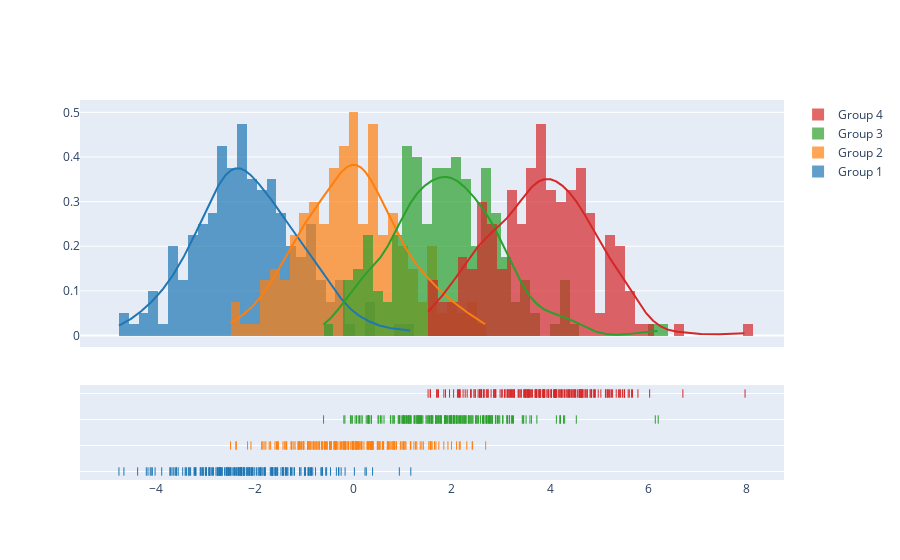

Notebook source saved alongside this figure:
### Code cell
import plotly.figure_factory as ff

# Add histogram data
x1 = np.random.randn(200) - 2
x2 = np.random.randn(200)
x3 = np.random.randn(200) + 2
x4 = np.random.randn(200) + 4

# Group data together
hist_data = [x1, x2, x3, x4]

group_labels = ['Group 1', 'Group 2', 'Group 3', 'Group 4']

# Create distplot with custom bin_size
fig = ff.create_distplot(hist_data, group_labels, bin_size=.2)
fig.show()

### Figure 1 — Plotly figure (JSON) as saved in the notebook; plotly's stock layout.template omitted (floating-point values rounded to 4 significant figures; data arrays with more than 128 entries replaced by an {"elided": "..."} marker saying what was removed)
{"data": [{"autobinx": false, "histnorm": "probability density", "legendgroup": "Group 1", "marker": {"color": "rgb(31, 119, 180)"}, "name": "Group 1", "opacity": 0.7, "type": "histogram", "x": {"elided": "200 float values"}, "xaxis": "x", "xbins": {"end": 1.171, "size": 0.2, "start": -4.761}, "yaxis": "y"}, {"autobinx": false, "histnorm": "probability density", "legendgroup": "Group 2", "marker": {"color": "rgb(255, 127, 14)"}, "name": "Group 2", "opacity": 0.7, "type": "histogram", "x": {"elided": "200 float values"}, "xaxis": "x", "xbins": {"end": 2.692, "size": 0.2, "start": -2.493}, "yaxis": "y"}, {"autobinx": false, "histnorm": "probability density", "legendgroup": "Group 3", "marker": {"color": "rgb(44, 160, 44)"}, "name": "Group 3", "opacity": 0.7, "type": "histogram", "x": {"elided": "200 float values"}, "xaxis": "x", "xbins": {"end": 6.199, "size": 0.2, "start": -0.6025}, "yaxis": "y"}, {"autobinx": false, "histnorm": "probability density", "legendgroup": "Group 4", "marker": {"color": "rgb(214, 39, 40)"}, "name": "Group 4", "opacity": 0.7, "type": "histogram", "x": {"elided": "200 float values"}, "xaxis": "x", "xbins": {"end": 7.964, "size": 0.2, "start": 1.522}, "yaxis": "y"}, {"legendgroup": "Group 1", "marker": {"color": "rgb(31, 119, 180)"}, "mode": "lines", "name": "Group 1", "showlegend": false, "type": "scatter", "x": {"elided": "500 float values"}, "xaxis": "x", "y": {"elided": "500 float values"}, "yaxis": "y"}, {"legendgroup": "Group 2", "marker": {"color": "rgb(255, 127, 14)"}, "mode": "lines", "name": "Group 2", "showlegend": false, "type": "scatter", "x": {"elided": "500 float values"}, "xaxis": "x", "y": {"elided": "500 float values"}, "yaxis": "y"}, {"legendgroup": "Group 3", "marker": {"color": "rgb(44, 160, 44)"}, "mode": "lines", "name": "Group 3", "showlegend": false, "type": "scatter", "x": {"elided": "500 float values"}, "xaxis": "x", "y": {"elided": "500 float values"}, "yaxis": "y"}, {"legendgroup": "Group 4", "marker": {"color": "rgb(214, 39, 40)"}, "mode": "lines", "name": "Group 4", "showlegend": false, "type": "scatter", "x": {"elided": "500 float values"}, "xaxis": "x", "y": {"elided": "500 float values"}, "yaxis": "y"}, {"legendgroup": "Group 1", "marker": {"color": "rgb(31, 119, 180)", "symbol": "line-ns-open"}, "mode": "markers", "name": "Group 1", "showlegend": false, "type": "scatter", "x": {"elided": "200 float values"}, "xaxis": "x", "y": {"elided": "200 str values"}, "yaxis": "y2"}, {"legendgroup": "Group 2", "marker": {"color": "rgb(255, 127, 14)", "symbol": "line-ns-open"}, "mode": "markers", "name": "Group 2", "showlegend": false, "type": "scatter", "x": {"elided": "200 float values"}, "xaxis": "x", "y": {"elided": "200 str values"}, "yaxis": "y2"}, {"legendgroup": "Group 3", "marker": {"color": "rgb(44, 160, 44)", "symbol": "line-ns-open"}, "mode": "markers", "name": "Group 3", "showlegend": false, "type": "scatter", "x": {"elided": "200 float values"}, "xaxis": "x", "y": {"elided": "200 str values"}, "yaxis": "y2"}, {"legendgroup": "Group 4", "marker": {"color": "rgb(214, 39, 40)", "symbol": "line-ns-open"}, "mode": "markers", "name": "Group 4", "showlegend": false, "type": "scatter", "x": {"elided": "200 float values"}, "xaxis": "x", "y": {"elided": "200 str values"}, "yaxis": "y2"}], "layout": {"barmode": "overlay", "hovermode": "closest", "legend": {"traceorder": "reversed"}, "xaxis": {"anchor": "y2", "domain": [0.0, 1.0], "zeroline": false}, "yaxis": {"anchor": "free", "domain": [0.35, 1], "position": 0.0}, "yaxis2": {"anchor": "x", "domain": [0, 0.25], "dtick": 1, "showticklabels": false}}}
